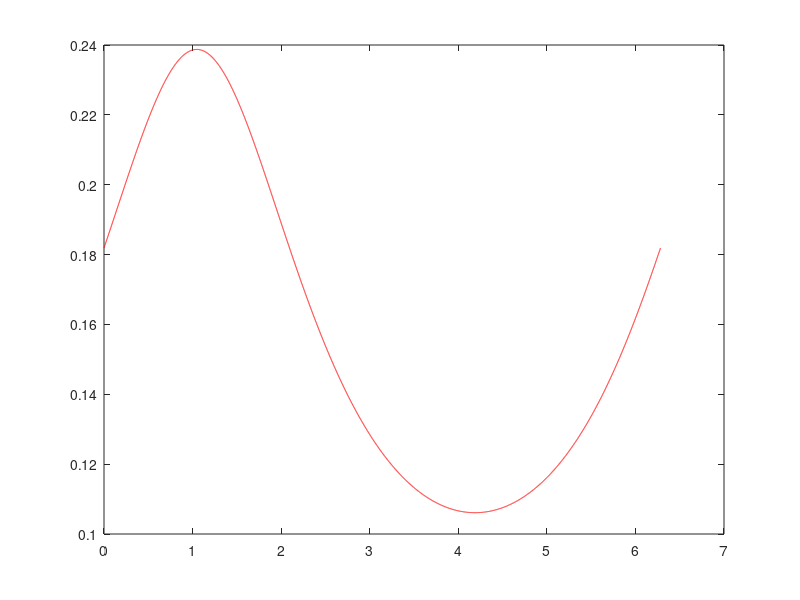

This figure's MATLAB source: (Note: this script raises an error after producing the figure.)
clc,clear;

% show Poisson kernel

NN = 10000;

ths = (0:1:NN) * 2 * pi / NN;
theta = pi / 3;

r = [0.2,0.4,0.6,0.8];
line_color = ["r--","b-","k:","m-."];
legends = ["";"";"";""];

poisson = zeros(NN+1,1);

for j = 1:length(r)
    rj = r(j);
    for i = 1:NN+1
        poisson(i) = 1 / 2 / pi * (1 - rj^2) / (1 - 2 * rj .* cos(ths(i) - theta) + rj^2);
    end
    
    plot(ths, poisson, line_color(j));
    hold on;
    
    legends(j) = strcat("\it r = ", num2str(rj));
end

xlabel("\it \theta");
ylabel("\it P_r(\theta - \pi/3)");
xlim([0,2*pi]);
legend(legends);
